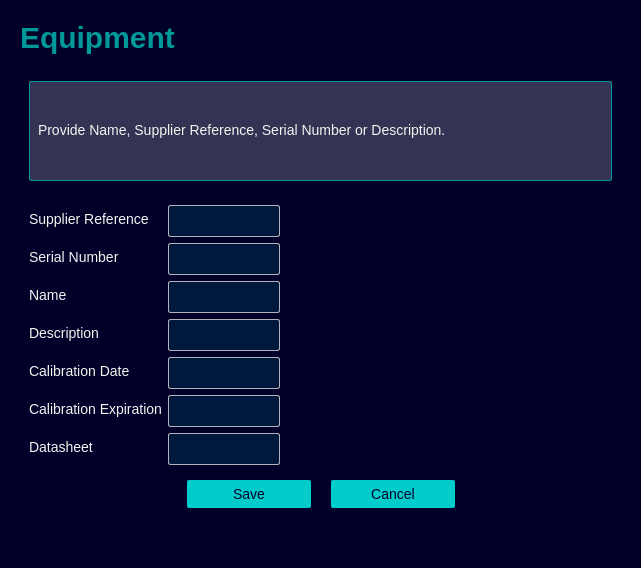
<?xml version="1.0" encoding="UTF-8"?>
<ui version="4.0">
 <class>PopupEquipment</class>
 <widget class="QDialog" name="PopupEquipment">
  <property name="geometry">
   <rect>
    <x>0</x>
    <y>0</y>
    <width>641</width>
    <height>560</height>
   </rect>
  </property>
  <property name="windowTitle">
   <string>Dialog</string>
  </property>
  <property name="styleSheet">
   <string notr="true">*{
	border:none;
	background: #000028;
	padding: 0;
	margin: 0;
	color: #f3f3f0;
	font-family: &quot;SiemensSansPro_A_Bd&quot;;
	font-size: 14px;
}
</string>
  </property>
  <layout class="QGridLayout" name="gridLayout">
   <item row="0" column="0">
    <widget class="QWidget" name="container_main_body" native="true">
     <property name="sizePolicy">
      <sizepolicy hsizetype="MinimumExpanding" vsizetype="Preferred">
       <horstretch>0</horstretch>
       <verstretch>0</verstretch>
      </sizepolicy>
     </property>
     <layout class="QVBoxLayout" name="verticalLayout">
      <item>
       <widget class="QFrame" name="frame_title">
        <property name="sizePolicy">
         <sizepolicy hsizetype="Preferred" vsizetype="Maximum">
          <horstretch>0</horstretch>
          <verstretch>0</verstretch>
         </sizepolicy>
        </property>
        <property name="frameShape">
         <enum>QFrame::Shape::StyledPanel</enum>
        </property>
        <property name="frameShadow">
         <enum>QFrame::Shadow::Raised</enum>
        </property>
        <layout class="QVBoxLayout" name="verticalLayout_12">
         <property name="spacing">
          <number>0</number>
         </property>
         <property name="leftMargin">
          <number>0</number>
         </property>
         <property name="topMargin">
          <number>0</number>
         </property>
         <property name="rightMargin">
          <number>0</number>
         </property>
         <property name="bottomMargin">
          <number>0</number>
         </property>
         <item>
          <widget class="QLabel" name="tittle">
           <property name="sizePolicy">
            <sizepolicy hsizetype="Preferred" vsizetype="Preferred">
             <horstretch>0</horstretch>
             <verstretch>0</verstretch>
            </sizepolicy>
           </property>
           <property name="styleSheet">
            <string notr="true">QLabel {
	color: #009999;
	font-size: 30px;
	font-weight: bold;
}
</string>
           </property>
           <property name="text">
            <string>Equipment</string>
           </property>
          </widget>
         </item>
        </layout>
       </widget>
      </item>
      <item>
       <widget class="QWidget" name="widget" native="true">
        <layout class="QHBoxLayout" name="horizontalLayout_2">
         <property name="topMargin">
          <number>20</number>
         </property>
         <item>
          <widget class="QLabel" name="description">
           <property name="minimumSize">
            <size>
             <width>0</width>
             <height>100</height>
            </size>
           </property>
           <property name="styleSheet">
            <string notr="true">background-color: #333353;
border-radius: 2px;
padding: 5px;
padding-bottom: 7px;
margin-top: 0px;
color: #f3f3f0;
border: 1px solid #009999;</string>
           </property>
           <property name="text">
            <string>Provide Name, Supplier Reference, Serial Number or Description.</string>
           </property>
          </widget>
         </item>
        </layout>
       </widget>
      </item>
      <item>
       <widget class="QWidget" name="body_form" native="true">
        <layout class="QFormLayout" name="form_equipment">
         <property name="spacing"><number>6</number></property>
         <item row="0" column="0">
          <widget class="QLabel" name="label_Supplier Reference">
           <property name="text"><string>Supplier Reference</string></property>
          </widget>
         </item>
         <item row="0" column="1">
          <widget class="QLineEdit" name="supplier_reference">
           <property name="styleSheet">
   <string notr="true">
QLineEdit {
    min-width: 100px;
    max-width: 100px;
    max-height: 18px;
    padding: 5px;
    padding-bottom: 7px;
    margin-top: 0px;
    border-radius: 2px;
    border: 1px solid #B3B3BE;
    background-color: #00183B;
    color: #FFFFFF;
}
QLineEdit:hover {
    background-color: #001F39;
    border: 1px solid #00FFB9;
}
</string>
           </property>
          </widget>

         </item>

         <item row="1" column="0">
          <widget class="QLabel" name="label_Serial Number">
           <property name="text"><string>Serial Number</string></property>
          </widget>
         </item>
         <item row="1" column="1">
          <widget class="QLineEdit" name="serial_number">
           <property name="styleSheet">
   <string notr="true">
QLineEdit {
    min-width: 100px;
    max-width: 100px;
    max-height: 18px;
    padding: 5px;
    padding-bottom: 7px;
    margin-top: 0px;
    border-radius: 2px;
    border: 1px solid #B3B3BE;
    background-color: #00183B;
    color: #FFFFFF;
}
QLineEdit:hover {
    background-color: #001F39;
    border: 1px solid #00FFB9;
}
</string>
           </property>
          </widget>

         </item>

         <item row="2" column="0">
          <widget class="QLabel" name="label_Name">
           <property name="text"><string>Name</string></property>
          </widget>
         </item>
         <item row="2" column="1">
          <widget class="QLineEdit" name="equipment_name">
           <property name="styleSheet">
   <string notr="true">
QLineEdit {
    min-width: 100px;
    max-width: 100px;
    max-height: 18px;
    padding: 5px;
    padding-bottom: 7px;
    margin-top: 0px;
    border-radius: 2px;
    border: 1px solid #B3B3BE;
    background-color: #00183B;
    color: #FFFFFF;
}
QLineEdit:hover {
    background-color: #001F39;
    border: 1px solid #00FFB9;
}
</string>
           </property>
          </widget>

         </item>

         <item row="3" column="0">
          <widget class="QLabel" name="label_Description">
           <property name="text"><string>Description</string></property>
          </widget>
         </item>
         <item row="3" column="1">
          <widget class="QLineEdit" name="description_field">
           <property name="styleSheet">
   <string notr="true">
QLineEdit {
    min-width: 100px;
    max-width: 100px;
    max-height: 18px;
    padding: 5px;
    padding-bottom: 7px;
    margin-top: 0px;
    border-radius: 2px;
    border: 1px solid #B3B3BE;
    background-color: #00183B;
    color: #FFFFFF;
}
QLineEdit:hover {
    background-color: #001F39;
    border: 1px solid #00FFB9;
}
</string>
           </property>
          </widget>

         </item>

         <item row="4" column="0">
          <widget class="QLabel" name="label_Calibration Date">
           <property name="text"><string>Calibration Date</string></property>
          </widget>
         </item>
         <item row="4" column="1">
          <widget class="QLineEdit" name="calibration_date">
           <property name="styleSheet">
   <string notr="true">
QLineEdit {
    min-width: 100px;
    max-width: 100px;
    max-height: 18px;
    padding: 5px;
    padding-bottom: 7px;
    margin-top: 0px;
    border-radius: 2px;
    border: 1px solid #B3B3BE;
    background-color: #00183B;
    color: #FFFFFF;
}
QLineEdit:hover {
    background-color: #001F39;
    border: 1px solid #00FFB9;
}
</string>
           </property>
          </widget>

         </item>

         <item row="5" column="0">
          <widget class="QLabel" name="label_Calibration Expiration">
           <property name="text"><string>Calibration Expiration</string></property>
          </widget>
         </item>
         <item row="5" column="1">
          <widget class="QLineEdit" name="calibration_expiration">
           <property name="styleSheet">
   <string notr="true">
QLineEdit {
    min-width: 100px;
    max-width: 100px;
    max-height: 18px;
    padding: 5px;
    padding-bottom: 7px;
    margin-top: 0px;
    border-radius: 2px;
    border: 1px solid #B3B3BE;
    background-color: #00183B;
    color: #FFFFFF;
}
QLineEdit:hover {
    background-color: #001F39;
    border: 1px solid #00FFB9;
}
</string>
           </property>
          </widget>

         </item>

         <item row="6" column="0">
          <widget class="QLabel" name="label_Datasheet">
           <property name="text"><string>Datasheet</string></property>
          </widget>
         </item>
         <item row="6" column="1">
          <widget class="QLineEdit" name="datasheet">
           <property name="styleSheet">
   <string notr="true">
QLineEdit {
    min-width: 100px;
    max-width: 100px;
    max-height: 18px;
    padding: 5px;
    padding-bottom: 7px;
    margin-top: 0px;
    border-radius: 2px;
    border: 1px solid #B3B3BE;
    background-color: #00183B;
    color: #FFFFFF;
}
QLineEdit:hover {
    background-color: #001F39;
    border: 1px solid #00FFB9;
}
</string>
           </property>
          </widget>

         </item>

        </layout>
       </widget>
      </item>
      <item>
       <widget class="QWidget" name="container_button" native="true">
        <property name="sizePolicy">
         <sizepolicy hsizetype="Preferred" vsizetype="Maximum">
          <horstretch>0</horstretch>
          <verstretch>0</verstretch>
         </sizepolicy>
        </property>
        <property name="styleSheet">
         <string notr="true">QPushButton {
	min-width: 100px;
	max-width: 100px;
    padding: 6px 12px 6px 12px;
    border-radius: 2px;
    opacity: 1;
	text-align:center;
	background-color: #00CCCC;	
	color: #000028;
}

QPushButton:hover {
	background-color: #00FFB9;
}

QPushButton:pressed {	
	background-color: #00E5AA;
}</string>
        </property>
        <layout class="QHBoxLayout" name="horizontalLayout_4">
         <property name="spacing">
          <number>20</number>
         </property>
         <property name="leftMargin">
          <number>0</number>
         </property>
         <property name="topMargin">
          <number>0</number>
         </property>
         <property name="rightMargin">
          <number>0</number>
         </property>
         <property name="bottomMargin">
          <number>40</number>
         </property>
         <item>
          <spacer name="horizontalSpacer_5">
           <property name="orientation">
            <enum>Qt::Orientation::Horizontal</enum>
           </property>
           <property name="sizeHint" stdset="0">
            <size>
             <width>40</width>
             <height>20</height>
            </size>
           </property>
          </spacer>
         </item>
         <item>
          <widget class="QPushButton" name="btn_ok">
           <property name="minimumSize">
            <size>
             <width>124</width>
             <height>0</height>
            </size>
           </property>
           <property name="text">
            <string>Save</string>
           </property>
          </widget>
         </item>
         <item>
          <widget class="QPushButton" name="btn_cancel">
           <property name="sizePolicy">
            <sizepolicy hsizetype="Minimum" vsizetype="Preferred">
             <horstretch>0</horstretch>
             <verstretch>0</verstretch>
            </sizepolicy>
           </property>
           <property name="minimumSize">
            <size>
             <width>124</width>
             <height>0</height>
            </size>
           </property>
           <property name="text">
            <string>Cancel</string>
           </property>
          </widget>
         </item>
         <item>
          <spacer name="horizontalSpacer_6">
           <property name="orientation">
            <enum>Qt::Orientation::Horizontal</enum>
           </property>
           <property name="sizeHint" stdset="0">
            <size>
             <width>40</width>
             <height>20</height>
            </size>
           </property>
          </spacer>
         </item>
        </layout>
       </widget>
      </item>
     </layout>
    </widget>
   </item>
  </layout>
 </widget>
 <resources/>
 <connections/>
</ui>
